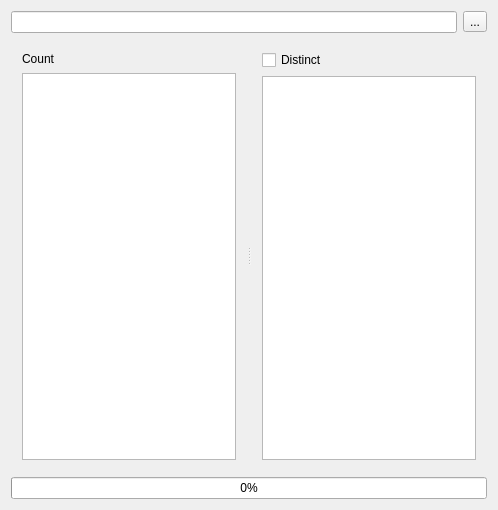
<ui version="4.0" >
 <class>CSTextManageWidgetClass</class>
 <widget class="QWidget" name="CSTextManageWidgetClass" >
  <property name="geometry" >
   <rect>
    <x>0</x>
    <y>0</y>
    <width>498</width>
    <height>510</height>
   </rect>
  </property>
  <property name="windowTitle" >
   <string>CSTextManageWidget</string>
  </property>
  <layout class="QGridLayout" name="gridLayout" >
   <item row="0" column="0" >
    <widget class="QLineEdit" name="fileName" >
     <property name="readOnly" >
      <bool>true</bool>
     </property>
    </widget>
   </item>
   <item row="0" column="1" >
    <widget class="QToolButton" name="fileOpen" >
     <property name="text" >
      <string>...</string>
     </property>
    </widget>
   </item>
   <item row="1" column="0" colspan="2" >
    <widget class="QSplitter" name="splitter" >
     <property name="orientation" >
      <enum>Qt::Horizontal</enum>
     </property>
     <widget class="QWidget" name="" >
      <layout class="QVBoxLayout" name="verticalLayout" >
       <item>
        <widget class="QLabel" name="count" >
         <property name="minimumSize" >
          <size>
           <width>0</width>
           <height>17</height>
          </size>
         </property>
         <property name="text" >
          <string>Count</string>
         </property>
        </widget>
       </item>
       <item>
        <widget class="GTableView" name="sourceView" >
         <property name="selectionMode" >
          <enum>QAbstractItemView::SingleSelection</enum>
         </property>
         <property name="selectionBehavior" >
          <enum>QAbstractItemView::SelectColumns</enum>
         </property>
        </widget>
       </item>
      </layout>
     </widget>
     <widget class="QWidget" name="" >
      <layout class="QVBoxLayout" name="verticalLayout_2" >
       <item>
        <widget class="QCheckBox" name="distinct" >
         <property name="text" >
          <string>Distinct</string>
         </property>
        </widget>
       </item>
       <item>
        <widget class="GTableView" name="targetView" />
       </item>
      </layout>
     </widget>
    </widget>
   </item>
   <item row="2" column="0" colspan="2" >
    <widget class="QProgressBar" name="progressBar" >
     <property name="value" >
      <number>0</number>
     </property>
    </widget>
   </item>
  </layout>
 </widget>
 <layoutdefault spacing="6" margin="11" />
 <customwidgets>
  <customwidget>
   <class>GTableView</class>
   <extends>QTableView</extends>
   <header>GTableView.h</header>
  </customwidget>
 </customwidgets>
 <resources/>
 <connections/>
</ui>
